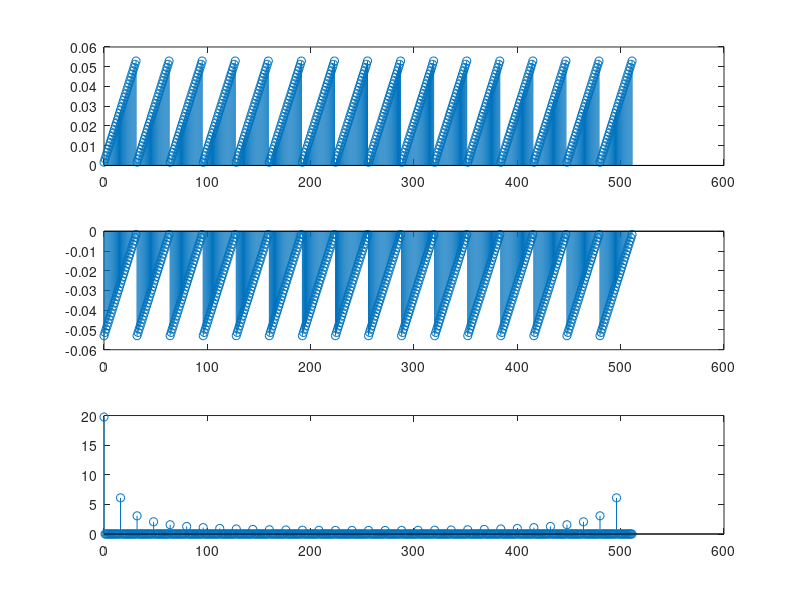

Source code (MATLAB):
clc; clear; close all;

N=512; P=32; Q=N/P;
%c_P=cos(2*pi*0.7.*[0:P-1])+j*sin(2*pi*1.3.*[0:P-1]);
c_P=complex([1:P]./P,-[P:-1:1]./P);
%c_P=0.85.^([0:P-1])./P-j*0.85.^([P-1:-1:0])./P;
%c_P=0.8.^([1:P])./P-j*sin(2*pi*0.3.*[0:P-1]);
c=kron(ones(1,Q),c_P);
c=c/sqrt(c*c');

F=dftmtx(N);
c_hat=F*c.';
figure(1);
subplot(3,1,1);
stem(0:N-1,real(c));
subplot(3,1,2);
stem(0:N-1,imag(c));
subplot(3,1,3);
stem(0:N-1,abs(c_hat));